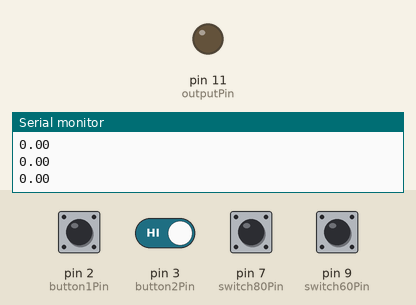
Recording of a sketch running on a simulated Arduino Uno, built with avr-gcc and run on an emulated ATmega328P. Shown: output pins drawn as LEDs (lit = HIGH), the last lines printed to the serial monitor. The inputs (shaded band) are chosen by the test bench; at power-on: pin 2 (button1Pin), pin 3 (button2Pin), pin 7 (switch80Pin), pin 9 (switch60Pin) HIGH.

Above: at 1.2 s.
1.3 s: pin 2 (button1Pin) pulled LOW for 1 s
At 1.45 s:
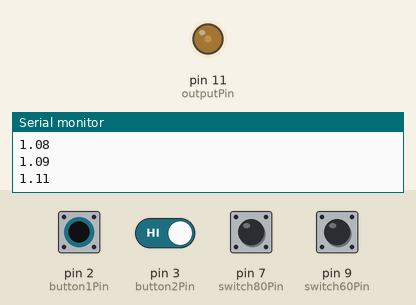
3.8 s: pin 2 (button1Pin) driven LOW and pin 3 (button2Pin) driven LOW
At 4.88 s:
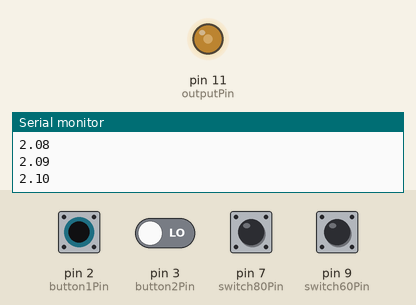
At 14.6 s:
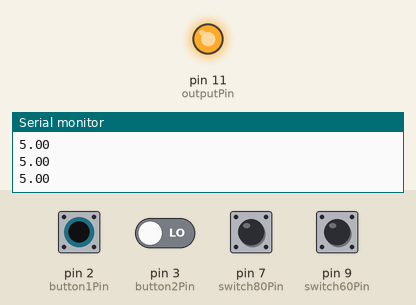
Timing chart, 0 to 15.8 s (numbered marks = the images above; inputs shaded):
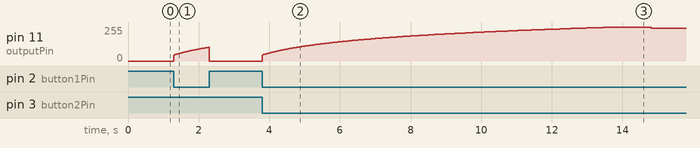

Measured:
- after the input at 1.3 s, pin 11 (outputPin): rises from 0/255 to 103/255 in 0.98 s, then falls to 0/255 in 0.02 s
- after the input at 3.8 s, pin 11 (outputPin): rises from 0/255 to 255/255 in 10.0 s, then falls to 247/255 in 1.0 s

The sketch:

Controle_BLDC_Com_EGFV3.ino
```cpp
// =======================================================
// ========= PINAGEM =====================================
// =======================================================
const int button1Pin = 2;
const int button2Pin = 3;
const int outputPin  = 11;

// Chaves de seleção de potência
const int switch80Pin = 7; // 80%
const int switch60Pin = 9; // 60%

// =======================================================
// ========= PARÂMETROS AJUSTÁVEIS ========================
// =======================================================

// Tensão inicial (NÃO MEXER)
float Vinicio = 0.9;

// Perfis de velocidade
float Vfim1 = 5.0;
float Tempo1 = 10000;

float Vfim2 = 5.0;
float Tempo2 = 10000;

// Amortecimento (cruzeiro)
float Vamortecida = 0.97;
float TempoVamortecida = 1000;

// =======================================================
// ========= VARIÁVEIS INTERNAS ===========================
// =======================================================
float currentVoltage = 0.0;

// =======================================================
// ========= SETUP ========================================
// =======================================================
void setup() {
  Serial.begin(115200);

  pinMode(button1Pin, INPUT_PULLUP);
  pinMode(button2Pin, INPUT_PULLUP);

  pinMode(switch80Pin, INPUT_PULLUP);
  pinMode(switch60Pin, INPUT_PULLUP);

  pinMode(outputPin, OUTPUT);

  analogWrite(outputPin, 0);
}

// =======================================================
// ========= LOOP PRINCIPAL ===============================
// =======================================================
void loop() {

  float fatorPotencia = getPowerFactor();

  // Botão 1
  if (digitalRead(button1Pin) == LOW) {
    rampVoltage(Vinicio, Vfim1, Tempo1);
  }

  // Botão 2
  if (digitalRead(button2Pin) == LOW) {
    rampVoltage(Vinicio, Vfim2 * fatorPotencia, Tempo2);
  }

  // Nenhum botão pressionado
  if (digitalRead(button1Pin) == HIGH && digitalRead(button2Pin) == HIGH) {
    analogWrite(outputPin, 0);
    currentVoltage = 0.0;
    Serial.println(currentVoltage);
    delay(10);
    return;
  }
}

// =======================================================
// ========= LEITURA DAS CHAVES ===========================
// =======================================================
// Retorna fator de potência baseado nas chaves
float getPowerFactor() {

  bool s80 = digitalRead(switch80Pin) == LOW;
  bool s60 = digitalRead(switch60Pin) == LOW;

  // Ambas ligadas → 40%
  if (s80 && s60) {
    return 0.3;
  }

  // Apenas D7 → 80%
  if (s80) {
    return 0.7;
  }

  // Apenas D9 → 60%
  if (s60) {
    return 0.5;
  }

  // Nenhuma → 100%
  return 1.0;
}

// =======================================================
// ========= RAMPA DE TENSÃO ==============================
// =======================================================
void rampVoltage(float startVoltage, float endVoltage, unsigned long duration) {

  unsigned long startTime = millis();
  float voltageRange = endVoltage - startVoltage;

  float finalVoltage = endVoltage * Vamortecida;

  if (currentVoltage < endVoltage) {

    while (millis() - startTime < duration) {

      // Se soltou botão → corta tudo
      if (digitalRead(button1Pin) == HIGH && digitalRead(button2Pin) == HIGH) {
        analogWrite(outputPin, 0);
        currentVoltage = 0.0;
        return;
      }

      unsigned long elapsedTime = millis() - startTime;
      float normalizedTime = (float)elapsedTime / (float)duration;

      // Curva logarítmica
      currentVoltage = startVoltage +
        voltageRange * log(1 + 9 * normalizedTime) / log(10);

      int outputValue = (int)(currentVoltage / 5.0 * 255);
      analogWrite(outputPin, outputValue);

      Serial.println(currentVoltage);

      delay(10);
    }

    // Garante valor final
    analogWrite(outputPin, (int)(endVoltage / 5.0 * 255));
    currentVoltage = endVoltage;

    delay(TempoVamortecida);

    // Entra em modo cruzeiro
    analogWrite(outputPin, (int)(finalVoltage / 5.0 * 255));
    currentVoltage = finalVoltage;

    // Mantém enquanto botão pressionado
    while (digitalRead(button1Pin) == LOW || digitalRead(button2Pin) == LOW) {
      analogWrite(outputPin, (int)(finalVoltage / 5.0 * 255));
      Serial.println(finalVoltage);
      delay(10);
    }
  }

  Serial.println(finalVoltage);
}
```
